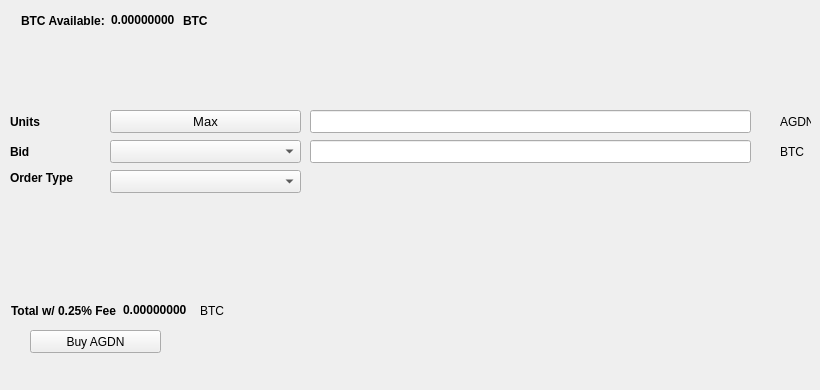
   <widget class="QWidget" name="BuyTab">
    <attribute name="title">
     <string>Buy</string>
    </attribute>
    <widget class="QPushButton" name="BuyAGDN">
     <property name="geometry">
      <rect>
       <x>30</x>
       <y>330</y>
       <width>131</width>
       <height>23</height>
      </rect>
     </property>
     <property name="text">
      <string>Buy AGDN</string>
     </property>
     <property name="icon">
      <iconset resource="../armageddon.qrc">
       <normaloff>:/icons/bitcoin</normaloff>:/icons/bitcoin</iconset>
     </property>
    </widget>
    <widget class="QLabel" name="label_3">
     <property name="geometry">
      <rect>
       <x>10</x>
       <y>110</y>
       <width>46</width>
       <height>23</height>
      </rect>
     </property>
     <property name="font">
      <font>
       <weight>75</weight>
       <bold>true</bold>
      </font>
     </property>
     <property name="text">
      <string>Units</string>
     </property>
    </widget>
    <widget class="QLineEdit" name="UnitsInput">
     <property name="geometry">
      <rect>
       <x>310</x>
       <y>110</y>
       <width>441</width>
       <height>23</height>
      </rect>
     </property>
     <property name="font">
      <font>
       <pointsize>9</pointsize>
       <weight>75</weight>
       <bold>true</bold>
      </font>
     </property>
    </widget>
    <widget class="QLineEdit" name="BuyBidPriceEdit">
     <property name="geometry">
      <rect>
       <x>310</x>
       <y>140</y>
       <width>441</width>
       <height>23</height>
      </rect>
     </property>
     <property name="font">
      <font>
       <pointsize>9</pointsize>
       <weight>75</weight>
       <bold>true</bold>
      </font>
     </property>
    </widget>
    <widget class="QLabel" name="label_4">
     <property name="geometry">
      <rect>
       <x>780</x>
       <y>110</y>
       <width>31</width>
       <height>23</height>
      </rect>
     </property>
     <property name="text">
      <string>AGDN</string>
     </property>
    </widget>
    <widget class="QLabel" name="label_5">
     <property name="geometry">
      <rect>
       <x>780</x>
       <y>140</y>
       <width>31</width>
       <height>23</height>
      </rect>
     </property>
     <property name="text">
      <string>BTC</string>
     </property>
    </widget>
    <widget class="QLabel" name="label_6">
     <property name="geometry">
      <rect>
       <x>10</x>
       <y>140</y>
       <width>46</width>
       <height>23</height>
      </rect>
     </property>
     <property name="font">
      <font>
       <weight>75</weight>
       <bold>true</bold>
      </font>
     </property>
     <property name="text">
      <string>Bid</string>
     </property>
    </widget>
    <widget class="QLabel" name="label_7">
     <property name="geometry">
      <rect>
       <x>10</x>
       <y>170</y>
       <width>91</width>
       <height>16</height>
      </rect>
     </property>
     <property name="font">
      <font>
       <weight>75</weight>
       <bold>true</bold>
      </font>
     </property>
     <property name="text">
      <string>Order Type</string>
     </property>
    </widget>
    <widget class="QPushButton" name="Buy_Max_Amount">
     <property name="geometry">
      <rect>
       <x>110</x>
       <y>110</y>
       <width>191</width>
       <height>23</height>
      </rect>
     </property>
     <property name="font">
      <font>
       <pointsize>10</pointsize>
      </font>
     </property>
     <property name="text">
      <string>Max</string>
     </property>
    </widget>
    <widget class="QComboBox" name="BuyBidcomboBox">
     <property name="geometry">
      <rect>
       <x>110</x>
       <y>140</y>
       <width>191</width>
       <height>23</height>
      </rect>
     </property>
     <property name="font">
      <font>
       <pointsize>10</pointsize>
      </font>
     </property>
    </widget>
    <widget class="QComboBox" name="buyOrdertypeCombo">
     <property name="geometry">
      <rect>
       <x>110</x>
       <y>170</y>
       <width>191</width>
       <height>23</height>
      </rect>
     </property>
     <property name="font">
      <font>
       <pointsize>10</pointsize>
      </font>
     </property>
    </widget>
    <widget class="QWidget" name="layoutWidget1">
     <property name="geometry">
      <rect>
       <x>21</x>
       <y>11</y>
       <width>227</width>
       <height>19</height>
      </rect>
     </property>
     <layout class="QHBoxLayout" name="horizontalLayout_3">
      <item>
       <widget class="QLabel" name="label232">
        <property name="font">
         <font>
          <weight>75</weight>
          <bold>true</bold>
         </font>
        </property>
        <property name="text">
         <string>BTC Available:</string>
        </property>
       </widget>
      </item>
      <item>
       <widget class="QLabel" name="BtcAvailableLbl">
        <property name="palette">
         <palette>
          <active>
           <colorrole role="WindowText">
            <brush brushstyle="SolidPattern">
             <color alpha="255">
              <red>0</red>
              <green>0</green>
              <blue>0</blue>
             </color>
            </brush>
           </colorrole>
           <colorrole role="Button">
            <brush brushstyle="SolidPattern">
             <color alpha="255">
              <red>0</red>
              <green>170</green>
              <blue>0</blue>
             </color>
            </brush>
           </colorrole>
           <colorrole role="Light">
            <brush brushstyle="SolidPattern">
             <color alpha="255">
              <red>0</red>
              <green>255</green>
              <blue>0</blue>
             </color>
            </brush>
           </colorrole>
           <colorrole role="Midlight">
            <brush brushstyle="SolidPattern">
             <color alpha="255">
              <red>0</red>
              <green>212</green>
              <blue>0</blue>
             </color>
            </brush>
           </colorrole>
           <colorrole role="Dark">
            <brush brushstyle="SolidPattern">
             <color alpha="255">
              <red>0</red>
              <green>85</green>
              <blue>0</blue>
             </color>
            </brush>
           </colorrole>
           <colorrole role="Mid">
            <brush brushstyle="SolidPattern">
             <color alpha="255">
              <red>0</red>
              <green>113</green>
              <blue>0</blue>
             </color>
            </brush>
           </colorrole>
           <colorrole role="Text">
            <brush brushstyle="SolidPattern">
             <color alpha="255">
              <red>0</red>
              <green>170</green>
              <blue>0</blue>
             </color>
            </brush>
           </colorrole>
           <colorrole role="BrightText">
            <brush brushstyle="SolidPattern">
             <color alpha="255">
              <red>255</red>
              <green>255</green>
              <blue>255</blue>
             </color>
            </brush>
           </colorrole>
           <colorrole role="ButtonText">
            <brush brushstyle="SolidPattern">
             <color alpha="255">
              <red>0</red>
              <green>0</green>
              <blue>0</blue>
             </color>
            </brush>
           </colorrole>
           <colorrole role="Base">
            <brush brushstyle="SolidPattern">
             <color alpha="255">
              <red>255</red>
              <green>255</green>
              <blue>255</blue>
             </color>
            </brush>
           </colorrole>
           <colorrole role="Window">
            <brush brushstyle="SolidPattern">
             <color alpha="255">
              <red>0</red>
              <green>170</green>
              <blue>0</blue>
             </color>
            </brush>
           </colorrole>
           <colorrole role="Shadow">
            <brush brushstyle="SolidPattern">
             <color alpha="255">
              <red>0</red>
              <green>0</green>
              <blue>0</blue>
             </color>
            </brush>
           </colorrole>
           <colorrole role="AlternateBase">
            <brush brushstyle="SolidPattern">
             <color alpha="255">
              <red>127</red>
              <green>212</green>
              <blue>127</blue>
             </color>
            </brush>
           </colorrole>
           <colorrole role="ToolTipBase">
            <brush brushstyle="SolidPattern">
             <color alpha="255">
              <red>255</red>
              <green>255</green>
              <blue>220</blue>
             </color>
            </brush>
           </colorrole>
           <colorrole role="ToolTipText">
            <brush brushstyle="SolidPattern">
             <color alpha="255">
              <red>0</red>
              <green>0</green>
              <blue>0</blue>
             </color>
            </brush>
           </colorrole>
          </active>
          <inactive>
           <colorrole role="WindowText">
            <brush brushstyle="SolidPattern">
             <color alpha="255">
              <red>0</red>
              <green>0</green>
              <blue>0</blue>
             </color>
            </brush>
           </colorrole>
           <colorrole role="Button">
            <brush brushstyle="SolidPattern">
             <color alpha="255">
              <red>0</red>
              <green>170</green>
              <blue>0</blue>
             </color>
            </brush>
           </colorrole>
           <colorrole role="Light">
            <brush brushstyle="SolidPattern">
             <color alpha="255">
              <red>0</red>
              <green>255</green>
              <blue>0</blue>
             </color>
            </brush>
           </colorrole>
           <colorrole role="Midlight">
            <brush brushstyle="SolidPattern">
             <color alpha="255">
              <red>0</red>
              <green>212</green>
              <blue>0</blue>
             </color>
            </brush>
           </colorrole>
           <colorrole role="Dark">
            <brush brushstyle="SolidPattern">
             <color alpha="255">
              <red>0</red>
              <green>85</green>
              <blue>0</blue>
             </color>
            </brush>
           </colorrole>
           <colorrole role="Mid">
            <brush brushstyle="SolidPattern">
             <color alpha="255">
              <red>0</red>
              <green>113</green>
              <blue>0</blue>
             </color>
            </brush>
           </colorrole>
           <colorrole role="Text">
            <brush brushstyle="SolidPattern">
             <color alpha="255">
              <red>0</red>
              <green>170</green>
              <blue>0</blue>
             </color>
            </brush>
           </colorrole>
           <colorrole role="BrightText">
            <brush brushstyle="SolidPattern">
             <color alpha="255">
              <red>255</red>
              <green>255</green>
              <blue>255</blue>
             </color>
            </brush>
           </colorrole>
           <colorrole role="ButtonText">
            <brush brushstyle="SolidPattern">
             <color alpha="255">
              <red>0</red>
              <green>0</green>
              <blue>0</blue>
             </color>
            </brush>
           </colorrole>
           <colorrole role="Base">
            <brush brushstyle="SolidPattern">
             <color alpha="255">
              <red>255</red>
              <green>255</green>
              <blue>255</blue>
             </color>
            </brush>
           </colorrole>
           <colorrole role="Window">
            <brush brushstyle="SolidPattern">
             <color alpha="255">
              <red>0</red>
              <green>170</green>
              <blue>0</blue>
             </color>
            </brush>
           </colorrole>
           <colorrole role="Shadow">
            <brush brushstyle="SolidPattern">
             <color alpha="255">
              <red>0</red>
              <green>0</green>
              <blue>0</blue>
             </color>
            </brush>
           </colorrole>
           <colorrole role="AlternateBase">
            <brush brushstyle="SolidPattern">
             <color alpha="255">
              <red>127</red>
              <green>212</green>
              <blue>127</blue>
             </color>
            </brush>
           </colorrole>
           <colorrole role="ToolTipBase">
            <brush brushstyle="SolidPattern">
             <color alpha="255">
              <red>255</red>
              <green>255</green>
              <blue>220</blue>
             </color>
            </brush>
           </colorrole>
           <colorrole role="ToolTipText">
            <brush brushstyle="SolidPattern">
             <color alpha="255">
              <red>0</red>
              <green>0</green>
              <blue>0</blue>
             </color>
            </brush>
           </colorrole>
          </inactive>
          <disabled>
           <colorrole role="WindowText">
            <brush brushstyle="SolidPattern">
             <color alpha="255">
              <red>0</red>
              <green>85</green>
              <blue>0</blue>
             </color>
            </brush>
           </colorrole>
           <colorrole role="Button">
            <brush brushstyle="SolidPattern">
             <color alpha="255">
              <red>0</red>
              <green>170</green>
              <blue>0</blue>
             </color>
            </brush>
           </colorrole>
           <colorrole role="Light">
            <brush brushstyle="SolidPattern">
             <color alpha="255">
              <red>0</red>
              <green>255</green>
              <blue>0</blue>
             </color>
            </brush>
           </colorrole>
           <colorrole role="Midlight">
            <brush brushstyle="SolidPattern">
             <color alpha="255">
              <red>0</red>
              <green>212</green>
              <blue>0</blue>
             </color>
            </brush>
           </colorrole>
           <colorrole role="Dark">
            <brush brushstyle="SolidPattern">
             <color alpha="255">
              <red>0</red>
              <green>85</green>
              <blue>0</blue>
             </color>
            </brush>
           </colorrole>
           <colorrole role="Mid">
            <brush brushstyle="SolidPattern">
             <color alpha="255">
              <red>0</red>
              <green>113</green>
              <blue>0</blue>
             </color>
            </brush>
           </colorrole>
           <colorrole role="Text">
            <brush brushstyle="SolidPattern">
             <color alpha="255">
              <red>0</red>
              <green>85</green>
              <blue>0</blue>
             </color>
            </brush>
           </colorrole>
           <colorrole role="BrightText">
            <brush brushstyle="SolidPattern">
             <color alpha="255">
              <red>255</red>
              <green>255</green>
              <blue>255</blue>
             </color>
            </brush>
           </colorrole>
           <colorrole role="ButtonText">
            <brush brushstyle="SolidPattern">
             <color alpha="255">
              <red>0</red>
              <green>85</green>
              <blue>0</blue>
             </color>
            </brush>
           </colorrole>
           <colorrole role="Base">
            <brush brushstyle="SolidPattern">
             <color alpha="255">
              <red>0</red>
              <green>170</green>
              <blue>0</blue>
             </color>
            </brush>
           </colorrole>
           <colorrole role="Window">
            <brush brushstyle="SolidPattern">
             <color alpha="255">
              <red>0</red>
              <green>170</green>
              <blue>0</blue>
             </color>
            </brush>
           </colorrole>
           <colorrole role="Shadow">
            <brush brushstyle="SolidPattern">
             <color alpha="255">
              <red>0</red>
              <green>0</green>
              <blue>0</blue>
             </color>
            </brush>
           </colorrole>
           <colorrole role="AlternateBase">
            <brush brushstyle="SolidPattern">
             <color alpha="255">
              <red>0</red>
              <green>170</green>
              <blue>0</blue>
             </color>
            </brush>
           </colorrole>
           <colorrole role="ToolTipBase">
            <brush brushstyle="SolidPattern">
             <color alpha="255">
              <red>255</red>
              <green>255</green>
              <blue>220</blue>
             </color>
            </brush>
           </colorrole>
           <colorrole role="ToolTipText">
            <brush brushstyle="SolidPattern">
             <color alpha="255">
              <red>0</red>
              <green>0</green>
              <blue>0</blue>
             </color>
            </brush>
           </colorrole>
          </disabled>
         </palette>
        </property>
        <property name="font">
         <font>
          <weight>75</weight>
          <bold>true</bold>
         </font>
        </property>
        <property name="text">
         <string>0.00000000</string>
        </property>
        <property name="textInteractionFlags">
         <set>Qt::LinksAccessibleByMouse|Qt::TextSelectableByKeyboard|Qt::TextSelectableByMouse</set>
        </property>
       </widget>
      </item>
      <item>
       <widget class="QLabel" name="BtcAvailableLbl_2">
        <property name="font">
         <font>
          <weight>75</weight>
          <bold>true</bold>
         </font>
        </property>
        <property name="text">
         <string>BTC</string>
        </property>
       </widget>
      </item>
     </layout>
    </widget>
    <widget class="QWidget" name="layoutWidge2">
     <property name="geometry">
      <rect>
       <x>11</x>
       <y>301</y>
       <width>259</width>
       <height>19</height>
      </rect>
     </property>
     <layout class="QHBoxLayout" name="horizontalLayout_4">
      <item>
       <widget class="QLabel" name="label_9">
        <property name="font">
         <font>
          <weight>75</weight>
          <bold>true</bold>
         </font>
        </property>
        <property name="text">
         <string>Total w/ 0.25% Fee</string>
        </property>
       </widget>
      </item>
      <item>
       <widget class="QLabel" name="BuyCostLabel">
        <property name="palette">
         <palette>
          <active>
           <colorrole role="WindowText">
            <brush brushstyle="SolidPattern">
             <color alpha="255">
              <red>0</red>
              <green>0</green>
              <blue>0</blue>
             </color>
            </brush>
           </colorrole>
           <colorrole role="Button">
            <brush brushstyle="SolidPattern">
             <color alpha="255">
              <red>0</red>
              <green>170</green>
              <blue>0</blue>
             </color>
            </brush>
           </colorrole>
           <colorrole role="Light">
            <brush brushstyle="SolidPattern">
             <color alpha="255">
              <red>0</red>
              <green>255</green>
              <blue>0</blue>
             </color>
            </brush>
           </colorrole>
           <colorrole role="Midlight">
            <brush brushstyle="SolidPattern">
             <color alpha="255">
              <red>0</red>
              <green>212</green>
              <blue>0</blue>
             </color>
            </brush>
           </colorrole>
           <colorrole role="Dark">
            <brush brushstyle="SolidPattern">
             <color alpha="255">
              <red>0</red>
              <green>85</green>
              <blue>0</blue>
             </color>
            </brush>
           </colorrole>
           <colorrole role="Mid">
            <brush brushstyle="SolidPattern">
             <color alpha="255">
              <red>0</red>
              <green>113</green>
              <blue>0</blue>
             </color>
            </brush>
           </colorrole>
           <colorrole role="Text">
            <brush brushstyle="SolidPattern">
             <color alpha="255">
              <red>0</red>
              <green>170</green>
              <blue>0</blue>
             </color>
            </brush>
           </colorrole>
           <colorrole role="BrightText">
            <brush brushstyle="SolidPattern">
             <color alpha="255">
              <red>255</red>
              <green>255</green>
              <blue>255</blue>
             </color>
            </brush>
           </colorrole>
           <colorrole role="ButtonText">
            <brush brushstyle="SolidPattern">
             <color alpha="255">
              <red>0</red>
              <green>0</green>
              <blue>0</blue>
             </color>
            </brush>
           </colorrole>
           <colorrole role="Base">
            <brush brushstyle="SolidPattern">
             <color alpha="255">
              <red>255</red>
              <green>255</green>
              <blue>255</blue>
             </color>
            </brush>
           </colorrole>
           <colorrole role="Window">
            <brush brushstyle="SolidPattern">
             <color alpha="255">
              <red>0</red>
              <green>170</green>
              <blue>0</blue>
             </color>
            </brush>
           </colorrole>
           <colorrole role="Shadow">
            <brush brushstyle="SolidPattern">
             <color alpha="255">
              <red>0</red>
              <green>0</green>
              <blue>0</blue>
             </color>
            </brush>
           </colorrole>
           <colorrole role="AlternateBase">
            <brush brushstyle="SolidPattern">
             <color alpha="255">
              <red>127</red>
              <green>212</green>
              <blue>127</blue>
             </color>
            </brush>
           </colorrole>
           <colorrole role="ToolTipBase">
            <brush brushstyle="SolidPattern">
             <color alpha="255">
              <red>255</red>
              <green>255</green>
              <blue>220</blue>
             </color>
            </brush>
           </colorrole>
           <colorrole role="ToolTipText">
            <brush brushstyle="SolidPattern">
             <color alpha="255">
              <red>0</red>
              <green>0</green>
              <blue>0</blue>
             </color>
            </brush>
           </colorrole>
          </active>
          <inactive>
           <colorrole role="WindowText">
            <brush brushstyle="SolidPattern">
             <color alpha="255">
              <red>0</red>
              <green>0</green>
              <blue>0</blue>
             </color>
            </brush>
           </colorrole>
           <colorrole role="Button">
            <brush brushstyle="SolidPattern">
             <color alpha="255">
              <red>0</red>
              <green>170</green>
              <blue>0</blue>
             </color>
            </brush>
           </colorrole>
           <colorrole role="Light">
            <brush brushstyle="SolidPattern">
             <color alpha="255">
              <red>0</red>
              <green>255</green>
              <blue>0</blue>
             </color>
            </brush>
           </colorrole>
           <colorrole role="Midlight">
            <brush brushstyle="SolidPattern">
             <color alpha="255">
              <red>0</red>
              <green>212</green>
              <blue>0</blue>
             </color>
            </brush>
           </colorrole>
           <colorrole role="Dark">
            <brush brushstyle="SolidPattern">
             <color alpha="255">
              <red>0</red>
              <green>85</green>
              <blue>0</blue>
             </color>
            </brush>
           </colorrole>
           <colorrole role="Mid">
            <brush brushstyle="SolidPattern">
             <color alpha="255">
              <red>0</red>
              <green>113</green>
              <blue>0</blue>
             </color>
            </brush>
           </colorrole>
           <colorrole role="Text">
            <brush brushstyle="SolidPattern">
             <color alpha="255">
              <red>0</red>
              <green>170</green>
              <blue>0</blue>
             </color>
            </brush>
           </colorrole>
           <colorrole role="BrightText">
            <brush brushstyle="SolidPattern">
             <color alpha="255">
              <red>255</red>
              <green>255</green>
              <blue>255</blue>
             </color>
            </brush>
           </colorrole>
           <colorrole role="ButtonText">
            <brush brushstyle="SolidPattern">
             <color alpha="255">
              <red>0</red>
              <green>0</green>
              <blue>0</blue>
             </color>
            </brush>
           </colorrole>
           <colorrole role="Base">
            <brush brushstyle="SolidPattern">
             <color alpha="255">
              <red>255</red>
              <green>255</green>
              <blue>255</blue>
             </color>
            </brush>
           </colorrole>
           <colorrole role="Window">
            <brush brushstyle="SolidPattern">
             <color alpha="255">
              <red>0</red>
              <green>170</green>
              <blue>0</blue>
             </color>
            </brush>
           </colorrole>
           <colorrole role="Shadow">
            <brush brushstyle="SolidPattern">
             <color alpha="255">
              <red>0</red>
              <green>0</green>
              <blue>0</blue>
             </color>
            </brush>
           </colorrole>
           <colorrole role="AlternateBase">
            <brush brushstyle="SolidPattern">
             <color alpha="255">
              <red>127</red>
              <green>212</green>
              <blue>127</blue>
             </color>
            </brush>
           </colorrole>
           <colorrole role="ToolTipBase">
            <brush brushstyle="SolidPattern">
             <color alpha="255">
              <red>255</red>
              <green>255</green>
              <blue>220</blue>
             </color>
            </brush>
           </colorrole>
           <colorrole role="ToolTipText">
            <brush brushstyle="SolidPattern">
             <color alpha="255">
              <red>0</red>
              <green>0</green>
              <blue>0</blue>
             </color>
            </brush>
           </colorrole>
          </inactive>
          <disabled>
           <colorrole role="WindowText">
            <brush brushstyle="SolidPattern">
             <color alpha="255">
              <red>0</red>
              <green>85</green>
              <blue>0</blue>
             </color>
            </brush>
           </colorrole>
           <colorrole role="Button">
            <brush brushstyle="SolidPattern">
             <color alpha="255">
              <red>0</red>
              <green>170</green>
              <blue>0</blue>
             </color>
            </brush>
           </colorrole>
           <colorrole role="Light">
            <brush brushstyle="SolidPattern">
             <color alpha="255">
              <red>0</red>
              <green>255</green>
              <blue>0</blue>
             </color>
            </brush>
           </colorrole>
           <colorrole role="Midlight">
            <brush brushstyle="SolidPattern">
             <color alpha="255">
              <red>0</red>
              <green>212</green>
              <blue>0</blue>
             </color>
            </brush>
           </colorrole>
           <colorrole role="Dark">
            <brush brushstyle="SolidPattern">
             <color alpha="255">
              <red>0</red>
              <green>85</green>
              <blue>0</blue>
             </color>
            </brush>
           </colorrole>
           <colorrole role="Mid">
            <brush brushstyle="SolidPattern">
             <color alpha="255">
              <red>0</red>
              <green>113</green>
              <blue>0</blue>
             </color>
            </brush>
           </colorrole>
           <colorrole role="Text">
            <brush brushstyle="SolidPattern">
             <color alpha="255">
              <red>0</red>
              <green>85</green>
              <blue>0</blue>
             </color>
            </brush>
           </colorrole>
           <colorrole role="BrightText">
            <brush brushstyle="SolidPattern">
             <color alpha="255">
              <red>255</red>
              <green>255</green>
              <blue>255</blue>
             </color>
            </brush>
           </colorrole>
           <colorrole role="ButtonText">
            <brush brushstyle="SolidPattern">
             <color alpha="255">
              <red>0</red>
              <green>85</green>
              <blue>0</blue>
             </color>
            </brush>
           </colorrole>
           <colorrole role="Base">
            <brush brushstyle="SolidPattern">
             <color alpha="255">
              <red>0</red>
              <green>170</green>
              <blue>0</blue>
             </color>
            </brush>
           </colorrole>
           <colorrole role="Window">
            <brush brushstyle="SolidPattern">
             <color alpha="255">
              <red>0</red>
              <green>170</green>
              <blue>0</blue>
             </color>
            </brush>
           </colorrole>
           <colorrole role="Shadow">
            <brush brushstyle="SolidPattern">
             <color alpha="255">
              <red>0</red>
              <green>0</green>
              <blue>0</blue>
             </color>
            </brush>
           </colorrole>
           <colorrole role="AlternateBase">
            <brush brushstyle="SolidPattern">
             <color alpha="255">
              <red>0</red>
              <green>170</green>
              <blue>0</blue>
             </color>
            </brush>
           </colorrole>
           <colorrole role="ToolTipBase">
            <brush brushstyle="SolidPattern">
             <color alpha="255">
              <red>255</red>
              <green>255</green>
              <blue>220</blue>
             </color>
            </brush>
           </colorrole>
           <colorrole role="ToolTipText">
            <brush brushstyle="SolidPattern">
             <color alpha="255">
              <red>0</red>
              <green>0</green>
              <blue>0</blue>
             </color>
            </brush>
           </colorrole>
          </disabled>
         </palette>
        </property>
        <property name="font">
         <font>
          <weight>75</weight>
          <bold>true</bold>
         </font>
        </property>
        <property name="autoFillBackground">
         <bool>false</bool>
        </property>
        <property name="text">
         <string>0.00000000</string>
        </property>
        <property name="textInteractionFlags">
         <set>Qt::LinksAccessibleByMouse|Qt::TextSelectableByMouse</set>
        </property>
       </widget>
      </item>
      <item>
       <widget class="QLabel" name="label_10">
        <property name="font">
         <font>
          <weight>50</weight>
          <bold>false</bold>
         </font>
        </property>
        <property name="text">
         <string>BTC</string>
        </property>
       </widget>
      </item>
     </layout>
    </widget>
    <widget class="QLabel" name="label_24">
     <property name="geometry">
      <rect>
       <x>460</x>
       <y>300</y>
       <width>281</width>
       <height>81</height>
      </rect>
     </property>
     <property name="text">
      <string/>
     </property>
     <property name="pixmap">
      <pixmap>:/images/bittrex</pixmap>
     </property>
    </widget>
   </widget>
